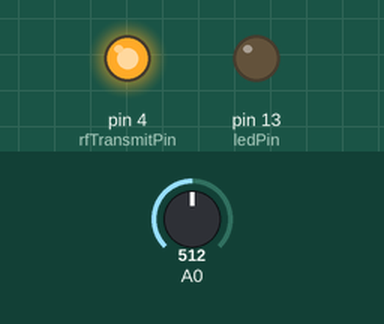
Simulated run of this sketch. Board: Arduino Uno, built with avr-gcc and run on an emulated ATmega328P. Shown: output pins drawn as LEDs (lit = HIGH). Inputs (shaded band) come from the test bench; at power-on: A0 = 512. What the sketch prints to the serial monitor is not drawn.

Above: at 0.1 s.
At 1.1 s:
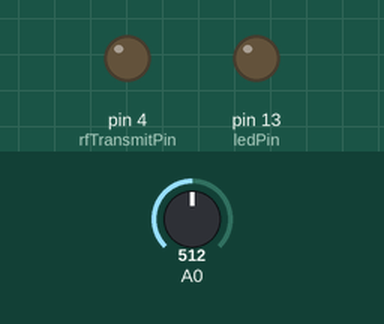
Timing chart, 0 to 2.6 s (numbered marks = the images above):
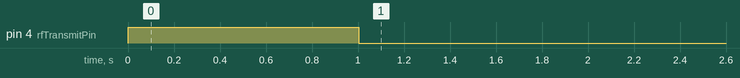

Measured:
- by itself, pin 4 (rfTransmitPin): LOW → HIGH at 0.00 s, → LOW 1.0 s later

The sketch:

virtual_wire.ino
```cpp
/*
  RF Blink - Transmit sketch
     Written by ScottC 17 Jun 2014
     Arduino IDE version 1.0.5
     Website: http://arduinobasics.blogspot.com
     Transmitter: FS1000A/XY-FST
     Description: A simple sketch used to test RF transmission.
 ------------------------------------------------------------- */

 #define rfTransmitPin 4  //RF Transmitter pin = digital pin 4
 #define ledPin 13        //Onboard LED = digital pin 13
const unsigned int upperThreshold = 70;  //upper threshold value
const unsigned int lowerThreshold = 50; //lower threshold value

 void setup(){
   pinMode(rfTransmitPin, OUTPUT);
   pinMode(ledPin, OUTPUT);
   Serial.begin(9600);
 }

 void loop(){
     digitalWrite(rfTransmitPin, HIGH);     //Transmit a HIGH signal
     int data = analogRead(A0);
     for(int i ; i< 10 ; i++)
     {
        Serial.println(analogRead(A0));
        data = analogRead(A0);
     }
     //digitalWrite(ledPin, HIGH);            //Turn the LED on
     delay(1000);                           //Wait for 1 second

     digitalWrite(rfTransmitPin,LOW);      //Transmit a LOW signal
     data = analogRead(A0);
     //digitalWrite(ledPin, LOW);            //Turn the LED off
     for(int i ; i< 10 ; i++)
     {
        Serial.println(analogRead(A0));
        data = analogRead(A0);
     }
     delay(1000);
}
```
